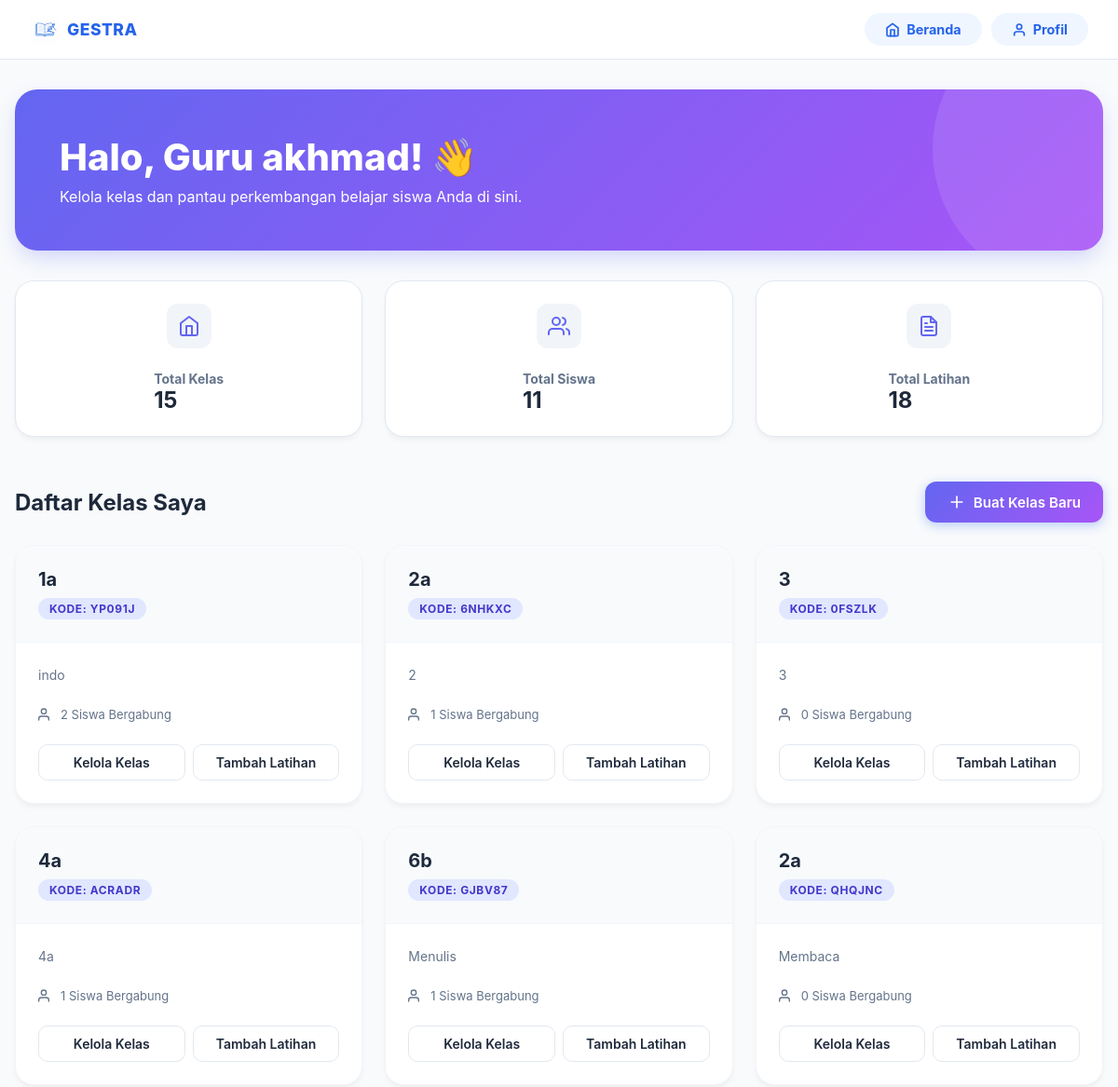
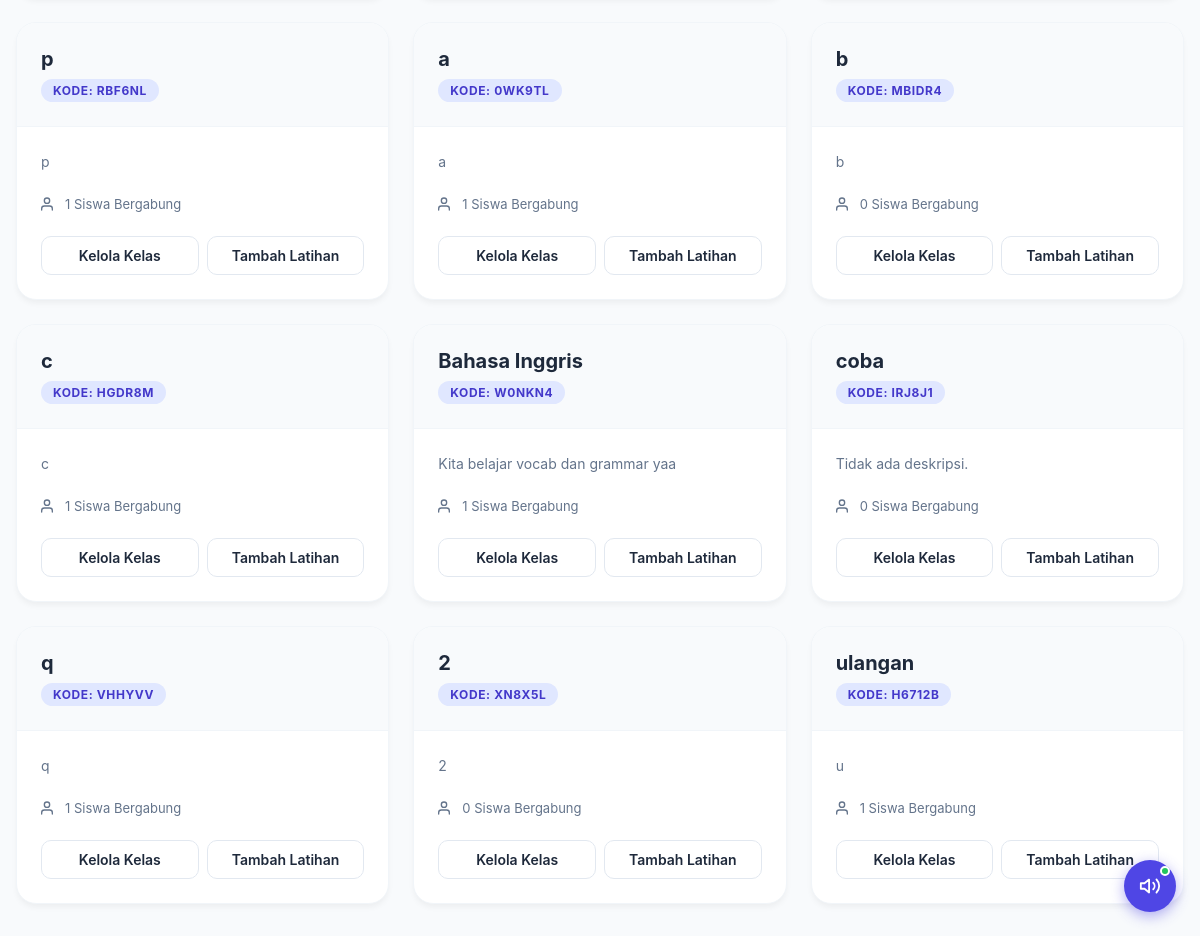
Screenshot of /guru/dashboard (signed in) with the database file from the repository (2 pictures, top to bottom).
### app/models/user.py (models this page shows)
class User(Base):
    __tablename__ = "users"
    id = Column(Integer, primary_key=True, index=True)
    nama = Column(String, index=True)
    email = Column(String, unique=True, index=True)
    password = Column(String)
    role = Column(String, default="murid") # "murid" or "guru"
    foto_profil = Column(String, default="/static/assets/images/mascot.png")

### app/models/kelas.py (models this page shows)
class Kelas(Base):
    __tablename__ = "kelas"
    id = Column(Integer, primary_key=True, index=True)
    nama_kelas = Column(String, index=True)
    deskripsi = Column(Text)
    guru_id = Column(Integer, ForeignKey("users.id"))
    kode_kelas = Column(String, unique=True, index=True)
    dibuat_pada = Column(DateTime, default=datetime.utcnow)
    guru = relationship("User")
    enrollments = relationship("Enrollment", back_populates="kelas", cascade="all, delete-orphan")

### app/routes/guru.py (the view)
@router.get("/dashboard", response_class=HTMLResponse)
async def guru_dashboard(request: Request, db: Session = Depends(get_db)):
    user = get_current_user(request, db)
    if not user or user.role != "guru":
        return RedirectResponse(url="/login")
    from app.models.kelas import Kelas
    kelas_list = db.query(Kelas).filter(Kelas.guru_id == user.id).all()
    total_kelas = len(kelas_list)
    total_siswa = sum([len(k.enrollments) for k in kelas_list])
    from app.models.latihan import Latihan
    latihan_list = db.query(Latihan).filter(Latihan.guru_id == user.id).all()
    total_latihan = len(latihan_list)
    return templates.TemplateResponse(
        request=request,
        name="guru/dashboard.html",
        context={
            "user": user,
            "kelas_list": kelas_list,
            "total_kelas": total_kelas,
            "total_siswa": total_siswa,
            "total_latihan": total_latihan
        }
    )

### app/templates/guru/dashboard.html (shortened to what this page needs)
{% extends "layout.html" %}
{% block content %}
<div class="dashboard-container">
    <div class="welcome-section">
        <h1>Halo, Guru {{ user.nama }}! 👋</h1>
        <p>Kelola kelas dan pantau perkembangan belajar siswa Anda di sini.</p>
    </div>
    <div class="stats-grid">
        <div class="stat-card">
            <div class="stat-icon">
                <svg width="24" height="24" viewBox="0 0 24 24" fill="none" stroke="currentColor" stroke-width="2" stroke-linecap="round" stroke-linejoin="round"><path d="M3 9l9-7 9 7v11a2 2 0 0 1-2 2H5a2 2 0 0 1-2-2z"></path><polyline points="9 22 9 12 15 12 15 22"></polyline></svg>
            </div>
            <div class="stat-info">
                <h3>Total Kelas</h3>
                <p>{{ total_kelas }}</p>
            </div>
        </div>
        <div class="stat-card">
            <div class="stat-icon">
            </div>
            <div class="stat-info">
                <h3>Total Siswa</h3>
                <p>{{ total_siswa }}</p>
            </div>
        </div>
        <div class="stat-card">
            <div class="stat-icon">
            </div>
            <div class="stat-info">
                <h3>Total Latihan</h3>
                <p>{{ total_latihan }}</p>
            </div>
        </div>
    </div>
    <div class="section-header">
        <h2>Daftar Kelas Saya</h2>
        <a href="/guru/kelas/buat" class="btn-primary">
            <svg width="20" height="20" viewBox="0 0 24 24" fill="none" stroke="currentColor" stroke-width="2" stroke-linecap="round" stroke-linejoin="round"><line x1="12" y1="5" x2="12" y2="19"></line><line x1="5" y1="12" x2="19" y2="12"></line></svg>
            Buat Kelas Baru
        </a>
    </div>
    <div class="kelas-grid">
        {% if kelas_list %}
            {% for kelas in kelas_list %}
            <div class="kelas-card">
                <div class="kelas-header">
                    <h3>{{ kelas.nama_kelas }}</h3>
                    <span class="kode-badge">KODE: {{ kelas.kode_kelas }}</span>
                </div>
                <div class="kelas-body">
                    <p>{{ kelas.deskripsi or 'Tidak ada deskripsi.' }}</p>
                    <div style="display: flex; align-items: center; gap: 0.5rem; color: var(--text-secondary); font-size: 0.8125rem;">
                        <svg width="16" height="16" viewBox="0 0 24 24" fill="none" stroke="currentColor" stroke-width="2" stroke-linecap="round" stroke-linejoin="round"><path d="M17 21v-2a4 4 0 0 0-4-4H5a4 4 0 0 0-4 4v2"></path><circle cx="9" cy="7" r="4"></circle></svg>
                        {{ kelas.enrollments|length }} Siswa Bergabung
                    </div>
                </div>
                <div class="kelas-footer">
                    <a href="/guru/kelas/{{ kelas.id }}/detail" class="btn-outline">Kelola Kelas</a>
                    <a href="/guru/latihan/buat/{{ kelas.id }}" class="btn-outline">Tambah Latihan</a>
                </div>
            </div>
            {% endfor %}
        {% endif %}
    </div>
</div>
{% endblock %}

### app/templates/layout.html (shortened to what this page needs)
<!DOCTYPE html>
<html lang="id">
<head>
  <link rel="stylesheet" href="{{ url_for('static', path='css/global.css') }}" />
  <link rel="stylesheet" href="{{ url_for('static', path='css/tts.css') }}" />
</head>
<body class="{% block body_class %}{% endblock %}">
  {% block navbar %}
  <nav class="navbar">
    <div class="navbar-left">
      <a href="/beranda" class="navbar-brand">
        <img src="{{ url_for('static', path='assets/images/logo.png') }}" alt="Logo GESTRA" />
        <span>GESTRA</span>
      </a>
    </div>
    <div class="navbar-nav">
      <a href="/beranda" class="nav-btn {% if request.url.path == '/beranda' %}active{% else %}inactive{% endif %}" id="nav-beranda">
        <svg viewBox="0 0 24 24" fill="none" stroke="currentColor" stroke-width="2.5"
             stroke-linecap="round" stroke-linejoin="round">
          <path d="M3 9l9-7 9 7v11a2 2 0 0 1-2 2H5a2 2 0 0 1-2-2z"/>
          <polyline points="9 22 9 12 15 12 15 22"/>
        </svg>
        Beranda
      </a>
      <a href="/profil" class="nav-btn {% if request.url.path == '/profil' %}active{% else %}inactive{% endif %}" id="nav-profil">
        <svg viewBox="0 0 24 24" fill="none" stroke="currentColor" stroke-width="2.5"
             stroke-linecap="round" stroke-linejoin="round">
          <path d="M20 21v-2a4 4 0 0 0-4-4H8a4 4 0 0 0-4 4v2"/>
          <circle cx="12" cy="7" r="4"/>
        </svg>
        Profil
      </a>
    </div>
  </nav>
  {% endblock %}
  {% block content %}
  {% endblock %}
</body>
</html>

### app/static/css/global.css (style rules this page uses)
:root { --blue-50: #EFF6FF; --blue-100: #DBEAFE; --blue-200: #BFDBFE; --blue-300: #93C5FD; --blue-400: #60A5FA; --blue-500: #3B82F6; --blue-600: #2563EB; --blue-700: #1D4ED8; --blue-800: #1E40AF; --gray-50: #F8FAFC; --gray-100: #F1F5F9; --gray-200: #E2E8F0; --gray-300: #CBD5E1; --gray-400: #94A3B8; --gray-500: #64748B; --gray-700: #334155; --gray-900: #0F172A; --white: #FFFFFF; --radius-sm: 8px; --radius-md: 14px; --radius-lg: 20px; --radius-xl: 28px; --shadow-sm: 0 1px 3px rgba(0, 0, 0, .08), 0 1px 2px rgba(0, 0, 0, .06); --shadow-md: 0 4px 16px rgba(37, 99, 235, .10); --shadow-lg: 0 8px 32px rgba(37, 99, 235, .14); --transition: all .22s ease; --font: 'Nunito', sans-serif; }
*, *::before, *::after { box-sizing: border-box; margin: 0; padding: 0; }
html { scroll-behavior: smooth; }
body { font-family: var(--font); background-color: var(--gray-50); color: var(--gray-900); min-height: 100vh; -webkit-font-smoothing: antialiased; }
img { max-width: 100%; display: block; }
a { text-decoration: none; color: inherit; }
.navbar { display: flex; align-items: center; justify-content: space-between; padding: 14px 32px; background: var(--white); border-bottom: 1.5px solid var(--gray-200); position: sticky; top: 0; z-index: 100; }
.navbar-left { display: flex; align-items: center; gap: 16px; }
.navbar-brand { display: flex; align-items: center; gap: 8px; text-decoration: none; }
.navbar-brand img { width: 32px; height: 32px; object-fit: contain; }
.navbar-brand span { font-size: 1.1rem; font-weight: 800; color: var(--blue-600); letter-spacing: .5px; }
.navbar-nav { display: flex; gap: 10px; align-items: center; }
.nav-btn { display: flex; align-items: center; gap: 7px; padding: 9px 22px; border-radius: 50px; font-size: .9rem; font-weight: 700; transition: var(--transition); text-decoration: none; }
.nav-btn.inactive { background: var(--blue-50); color: var(--blue-600); }
.nav-btn svg { width: 16px; height: 16px; }
.btn-primary { display: inline-flex; align-items: center; justify-content: center; gap: 8px; background: var(--blue-600); color: var(--white); font-weight: 700; font-size: .95rem; padding: 13px 28px; border-radius: 50px; border: none; cursor: pointer; transition: var(--transition); box-shadow: 0 3px 12px rgba(37, 99, 235, .30); }
.stats-grid { display: grid; grid-template-columns: repeat(auto-fit, minmax(200px, 1fr)); gap: 20px; margin-bottom: 32px; }
.stat-card { background: var(--white); padding: 24px; border-radius: var(--radius-lg); border: 1.5px solid var(--gray-200); box-shadow: var(--shadow-sm); display: flex; flex-direction: column; gap: 8px; transition: var(--transition); }
.stat-icon { width: 32px; height: 32px; background: var(--blue-50); color: var(--blue-600); border-radius: 10px; display: flex; align-items: center; justify-content: center; margin-bottom: 8px; }

### rows the page displays
User: nama "akhmad"
Kelas: nama_kelas "1a", kode_kelas "YP091J", deskripsi "indo", enrollments|length "2"
Kelas: nama_kelas "2a", kode_kelas "6NHKXC", deskripsi "2", enrollments|length "1"
Kelas: nama_kelas "3", kode_kelas "0FSZLK", deskripsi "3", enrollments|length "0"
Kelas: nama_kelas "4a", kode_kelas "ACRADR", deskripsi "4a", enrollments|length "1"
Kelas: nama_kelas "6b", kode_kelas "GJBV87", deskripsi "Menulis", enrollments|length "1"
Kelas: nama_kelas "2a", kode_kelas "QHQJNC", deskripsi "Membaca", enrollments|length "0"
Kelas: nama_kelas "p", kode_kelas "RBF6NL", deskripsi "p", enrollments|length "1"
Kelas: nama_kelas "a", kode_kelas "0WK9TL", deskripsi "a", enrollments|length "1"
Kelas: nama_kelas "b", kode_kelas "MBIDR4", deskripsi "b", enrollments|length "0"
Kelas: nama_kelas "c", kode_kelas "HGDR8M", deskripsi "c", enrollments|length "1"
Kelas: nama_kelas "Bahasa Inggris", kode_kelas "W0NKN4", deskripsi "Kita belajar vocab dan grammar yaa", enrollments|length "1"
Kelas: nama_kelas "coba", kode_kelas "IRJ8J1", deskripsi "Tidak ada deskripsi.", enrollments|length "0"
Kelas: nama_kelas "q", kode_kelas "VHHYVV", deskripsi "q", enrollments|length "1"
Kelas: nama_kelas "2", kode_kelas "XN8X5L", deskripsi "2", enrollments|length "0"
Kelas: nama_kelas "ulangan", kode_kelas "H6712B", deskripsi "u", enrollments|length "1"

### other values shown
{{ total_kelas }} "15"
{{ total_siswa }} "11"
{{ total_latihan }} "18"
